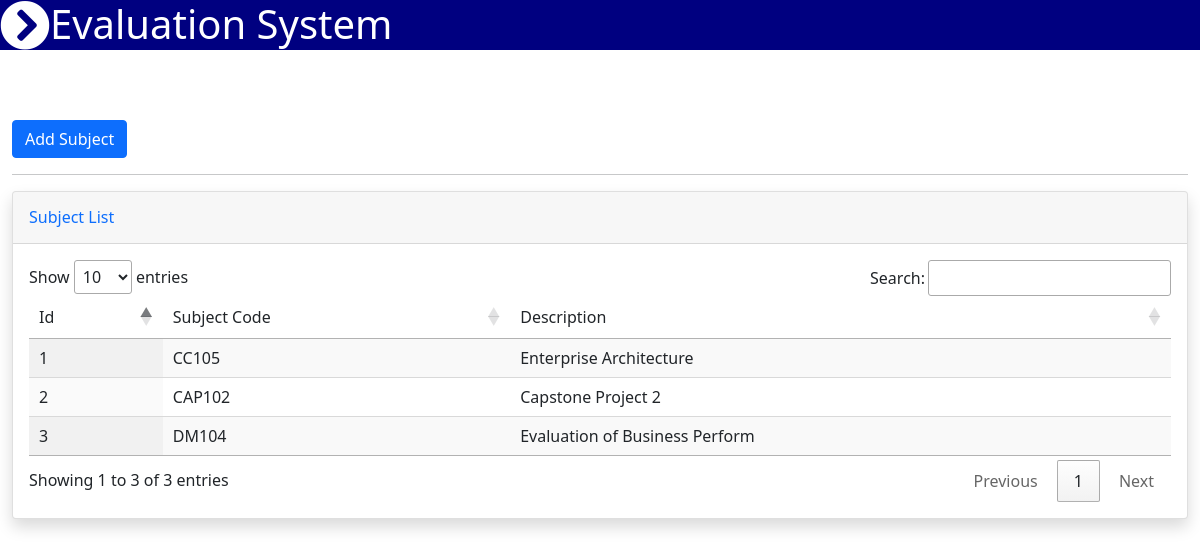
The page /subject_list.php (signed in) on the database as committed earlier.
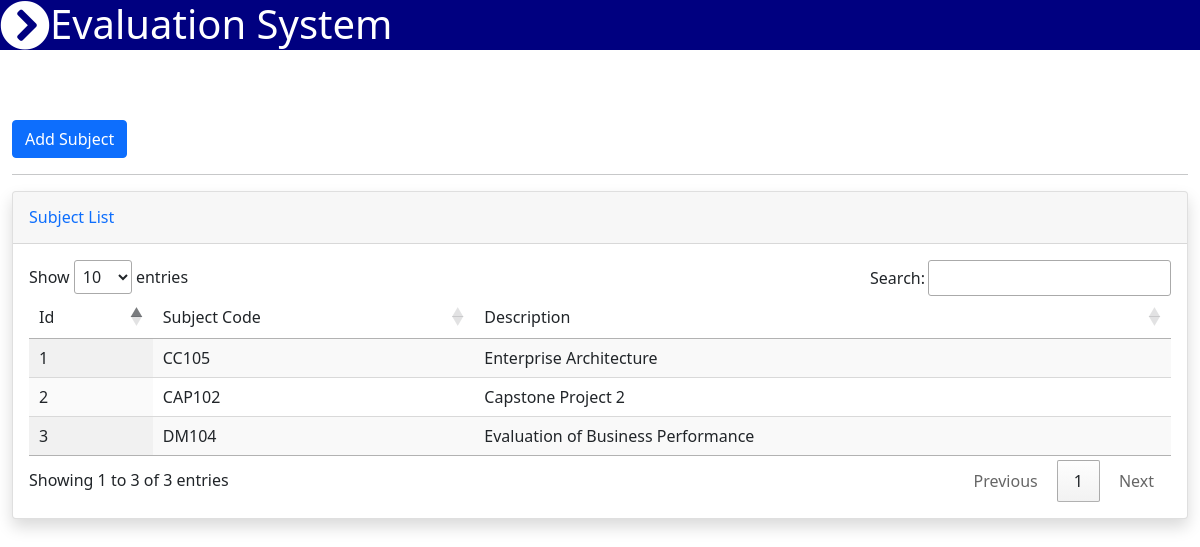
The same page on the database as committed later.
### tables this page shows
CREATE TABLE `subject` (
  `id` int(30) NOT NULL,
  `code` varchar(30) NOT NULL,
  `description` varchar(255) NOT NULL
);

### subject_list.php (the view, shortened to what this page needs)
<?php include_once'navbar.php'; ?>
<body id="page-top">
<div class="container-fluid py-5 my-5">
    <button type="button" class="btn btn-primary" data-bs-toggle="modal" data-bs-target="#staticBackdrop">
    Add Subject
    </button>
    <hr>
    <div class="card shadow mb-4">
        <div class="card-header py-3">
            <h6 class="m-0 font-weight-bold text-primary">Subject List</h6>
        </div>
        <div class="card-body">
            <div class="table-responsive">
            <?php
            include_once'koneksyon.php';
            $qryview = "SELECT * FROM subject";
            $result = mysqli_query($koneksyon, $qryview);
            ?>
                <table class="display" id="myTable" width="100%" cellspacing="0">
                    <thead>
                        <tr>
                            <td>Id</td>
                            <td>Subject Code</td>
                            <td>Description</td>
                        </tr>
                    </thead>
                    <?php while($row = mysqli_fetch_array($result)) {
                       echo'
                        <tr>
                            <td>'.$row['id'].'</td>
                            <td>'.$row['code'].'</td>
                            <td>'.$row['description'].'</td>
                        </tr>
                       ';
                    } ?>
                </table>
            </div>
        </div>
    </div>
</div>
</body>

Rows that differ between the two databases and show on the page:
changed subject "DM104": description "Evaluation of Business Perform" → "Evaluation of Business Performance"
